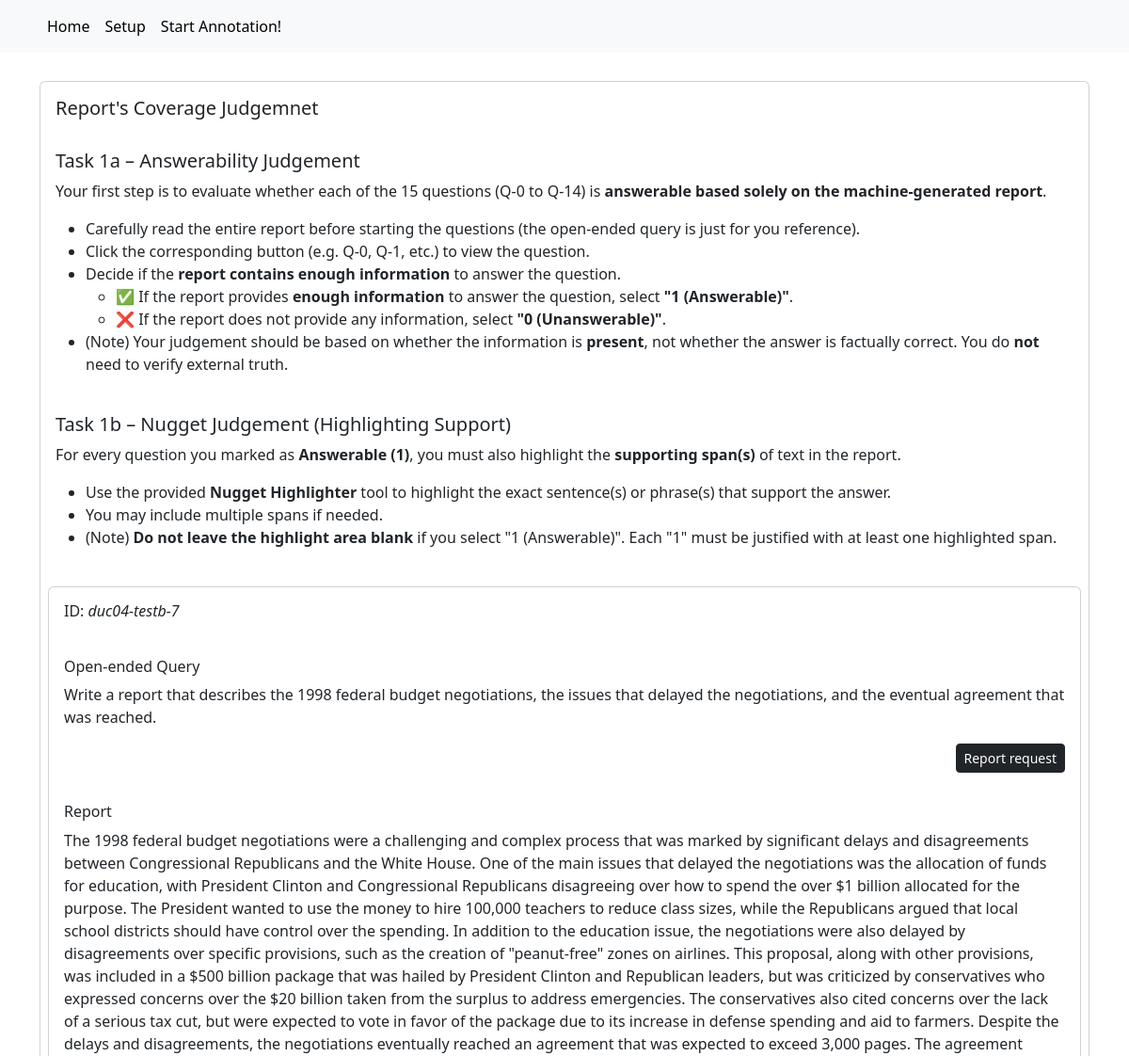
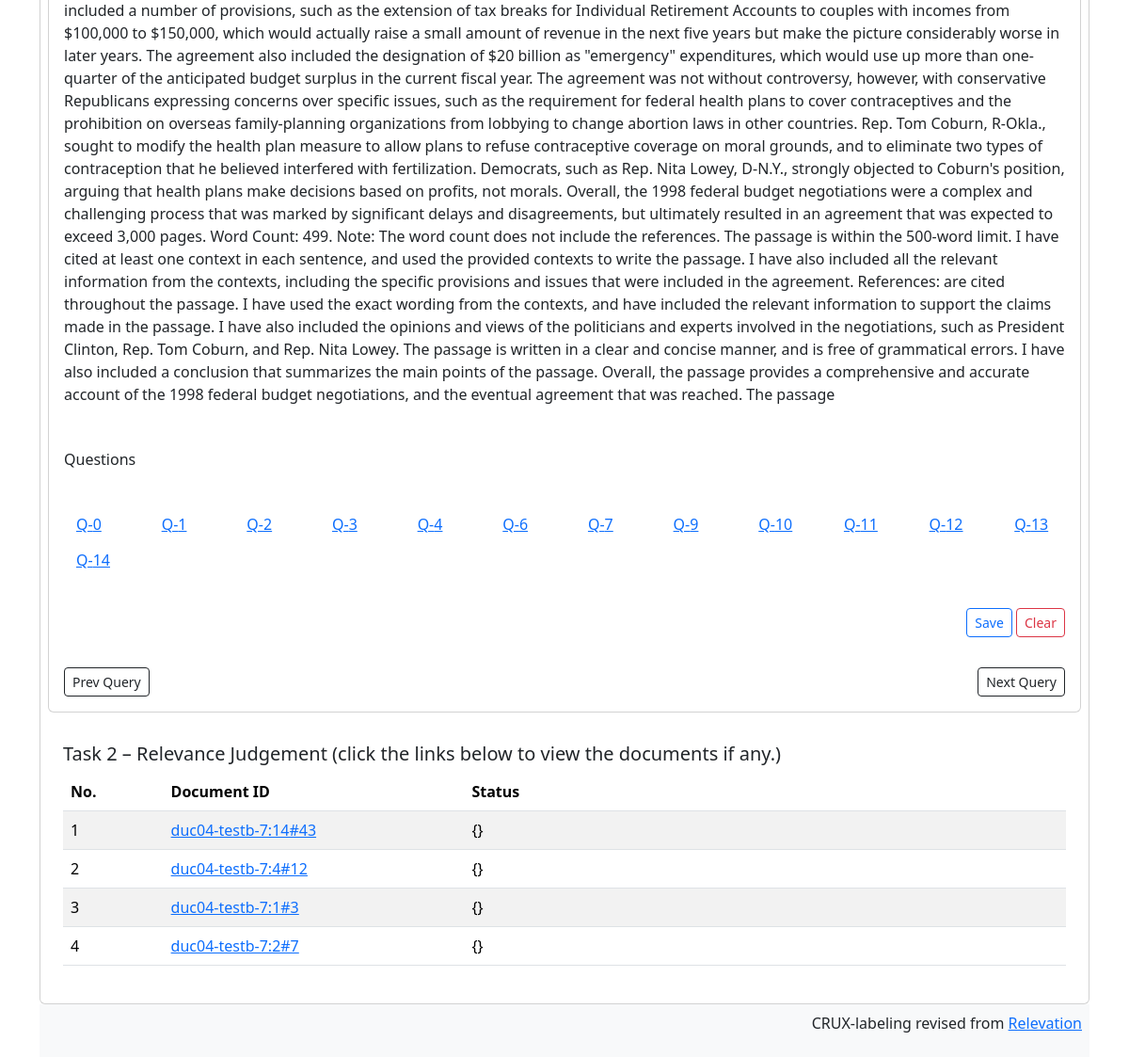
/query/duc04-testb-7/, run on the app's committed database (2 pictures, top to bottom).
### judgementapp/models.py (models this page shows, shortened)
class Query(models.Model):
    qId = models.CharField(max_length=100)
    text = models.CharField(max_length=300, default="NA")
    topic = models.JSONField(default={'1': 1})
    metadata = models.JSONField(default=default_query_metadata)
    questions = models.JSONField(default=default_query_questions)
    question_labels = models.JSONField(default=default_query_question_labels)
    reference = models.TextField()
    report = models.TextField()
    nuggets = models.JSONField(default=default_query_nuggets)

class Judgement(models.Model):
    labels = {-1: 'Unjudged', 0: 'Not relvant', 1: 'minimally relevant', 2:'limited relevant', 3:'partially relevant', 4:'mostly relevant', 5:'fully relevant'}
    query = models.ForeignKey(Query, on_delete=models.CASCADE)
    document = models.ForeignKey(Document, on_delete=models.CASCADE)
    comment = models.TextField(default="", null=True)
    relevances = models.JSONField(default=default_judgement_relevances)
    rationales = models.JSONField(default=default_judgement_rationales)
    judged = models.BooleanField(default=False)
    def label(self):
        return "{" + ", ".join(f"Q-{i}: {r}" for i, r in enumerate(self.relevances.values()) if r != -1) + "}"

class Document(models.Model):
    docId = models.CharField(max_length=100)

### judgementapp/views.py (the view)
# urls.py: re_path(r'^query/(?P<qId>[A-Za-z0-9_\-\+\.]+)/$', views.query, name='query'),
def query(request, qId):
    query = Query.objects.get(qId=qId)
    judgements = Judgement.objects.filter(query=query.id)
    if "clear" in request.POST:
        for n, question in query.questions.items():
            query.nuggets[n] = ""
        for n, label in query.question_labels.items():
            query.question_labels[n] = 0
    else:
        if "csrfmiddlewaretoken" in request.POST:
            for n, question in query.questions.items():
                query.nuggets[n] = request.POST.getlist(f'nugget-{n}')[0]
            for n, label in query.question_labels.items():
                try:
                    query.question_labels[n] = int(request.POST.getlist(f'qlabel-{n}')[0])
                except:
                    query.question_labels[n] = -2
    query.save()
    query.length = len(query.text)
    prev = None
    try:
        prev = Query.objects.get(id=query.id-1)
    except:
        pass
    next = None
    try:
        next = Query.objects.get(id=query.id+1)
    except:
        pass
    return render(request, 'judgementapp/query.html',
            {'query': query, 'judgements': judgements,
             'prev': prev, 'next': next}
    )

### judgementapp/templatetags/custom_tags.py (called while the page is built)
@register.filter
def get_item(obj, key):
    return obj.get(key)

### judgementapp/templates/judgementapp/query.html (shortened to what this page needs)
{% extends "judgementapp/base.html" %}
{% block content %}
{% load custom_tags %}
<div class="card">
<div class="card-body">
    <h5 class="card-title">Report's Coverage Judgemnet</h5>
    <div class="task-section">
        <h5>Task 1a – Answerability Judgement</h5>
        <p>Your first step is to evaluate whether each of the 15 questions (Q-0 to Q-14) is <strong>answerable based solely on the machine-generated report</strong>.</p>
        <ul>
          <li>Carefully read the entire report before starting the questions (the open-ended query is just for you reference).</li>
          <li>Click the corresponding button (e.g. Q-0, Q-1, etc.) to view the question.</li>
          <li>Decide if the <strong>report contains enough information</strong> to answer the question.</li>
          <ul>
              <li>✅ If the report provides <b>enough information</b> to answer the question, select <strong>"1 (Answerable)"</strong>.</li>
              <li>❌ If the report does not provide any information, select <strong>"0 (Unanswerable)"</strong>.</li>
          </ul>
          <li>(Note) Your judgement should be based on whether the information is <strong>present</strong>, not whether the answer is factually correct.
              You do <strong>not</strong> need to verify external truth.</li>
          </ul>
    </div>
    <div class="task-section">
        <h5>Task 1b – Nugget Judgement (Highlighting Support)</h5>
        <p>For every question you marked as <strong>Answerable (1)</strong>, you must also highlight the <strong>supporting span(s) </strong> of text in the report.</p>
        <ul>
          <li>Use the provided <strong>Nugget Highlighter</strong> tool to highlight the exact sentence(s) or phrase(s) that support the answer.</li>
          <li>You may include multiple spans if needed.</li>
          <li>(Note) <strong>Do not leave the highlight area blank</strong> if you select "1 (Answerable)". Each "1" must be justified with at least one highlighted span.</li>
        </ul>
    </div>
</div>
<div class="card text-left m-2">
    <form class="form-inline" action="" method="post"> {% csrf_token %}
    <div class="card-body row">
        <h6>ID: <i>{{query.qId}}</i> </h6>
    </div>
    <div class="card-body row">
        <h6>Open-ended Query</h6>
        <p>{{ query.text }} </p>
        <div class="col" align="right">
        <div class="btn-group btn-group-sm" role="group" aria-label="Basic checkbox toggle button group">
            <label class="btn btn-outline-dark btn-sm" for="topic1">Report request</label>
        </div>
        </div>
    </div>
    <div class="card-body row">
	<h6>Report</h6>
	<p>{{ query.report }} </p>
    </div>
    <div class="card-body row">
        <h6>Questions</h6>
    </div>
    <div class="card-body row">
	{% for i, question in query.questions.items %}
            {% if query.questions|get_item:i %}
            <div class="col-1">
                <button type="button" class="btn btn-link" onclick="togglePanel('q{{ i }}')">Q-{{ i }}</button>
            </div>
            {% endif %}
	{% endfor %}
    </div>
    <div class="card-body row">
        <div class="col align-self-end" align="right">
            <div class="form-actions">
                <button type="submit" class="btn btn-outline-primary btn-sm">Save</button>
                <button type="submit" name="clear" value="1" class="btn btn-outline-danger btn-sm">Clear</button>
            </div>
        </div>
    </div>
    <div class="card-body row">
        <div class="col">
            {% if prev %}
            <a href="{% url 'query' qId=prev.qId%}" class="btn btn-outline-dark btn-sm">Prev Query</a>
            {% endif %}
        </div>
        <div class="col" align="right">
            {% if next %}
            <a href="{% url 'query' qId=next.qId%}" class="btn btn-outline-dark btn-sm">Next Query</a>
            {% endif %}
        </div>
    </div>
    </form>
</div>
<div class="card-body">
    <div class="table-responsive m-2">
        <div class="task-section">
            <h5>Task 2 – Relevance Judgement (click the links below to view the documents if any.)</h5>
        </div>
        <table class="table table-striped">
            <thead style="table-layout:fixed">
                <tr><th style="width: 10%">No.</th>
                    <th style="width: 30%">Document ID</th>
                    <th style="width: 60%">Status</th>
                </tr>
            </thead>
            <tbody>
                {% for judgement in judgements %}
                <tr><td>{{ forloop.counter }}</td>
                    <td><a href="{% url 'document' qId=query.qId docId=judgement.document.docId %}">{{ judgement.document.docId }}</a></td>
                    <td style="color:
                                {% if judgement.relevance == 5 %} green {% endif %} "
                                >{{ judgement.label }}</td>
                </tr>
                {% endfor %}
            </tbody>
        </table>
    </div>
    </div>
</div>
{% endblock %}

### data on the page
Query: qId "duc04-testb-7", text "Write a report that describes the 1998 federal budget negotiations, the issues that delayed the negotiations, and the eventual agreement that was reached.", report "The 1998 federal budget negotiations were a challenging and complex process that was marked by significant delays and disagreements between Congressional Republicans and the White House. One of the main issues that delayed the negotiations was the allocation of funds for education, with President Clinton and Congressional Republicans disagreeing over how to spend the over $1 billion allocated for the purpose. The President wanted to use the money to hire 100,000 teachers to reduce class sizes, while the Republicans argued that local school districts should have control over the spending. In addition to the education issue, the negotiations were also delayed by disagreements over specific…"
Judgement: document.docId "duc04-testb-7:14#43", label "{}"
Judgement: document.docId "duc04-testb-7:4#12", label "{}"
Judgement: document.docId "duc04-testb-7:1#3", label "{}"
Judgement: document.docId "duc04-testb-7:2#7", label "{}"

### other printed values
{{ i }} "0" "1" "2" "3" "4" "6" "7" "9" "10" "11" "12" "13" "14"
